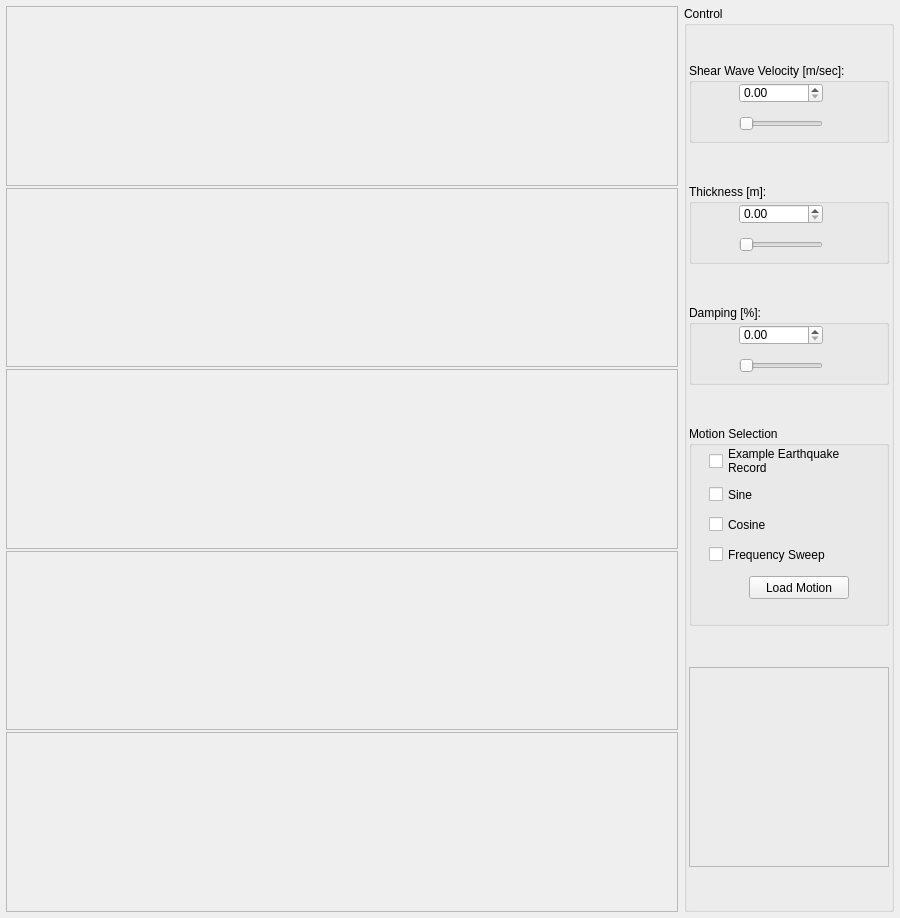
<?xml version="1.0" encoding="UTF-8"?>
<ui version="4.0">
 <class>MainWindow</class>
 <widget class="QMainWindow" name="MainWindow">
  <property name="geometry">
   <rect>
    <x>0</x>
    <y>0</y>
    <width>900</width>
    <height>918</height>
   </rect>
  </property>
  <property name="windowTitle">
   <string>MainWindow</string>
  </property>
  <widget class="QWidget" name="centralwidget">
   <property name="autoFillBackground">
    <bool>true</bool>
   </property>
   <layout class="QGridLayout" name="gridLayout_2">
    <property name="leftMargin">
     <number>0</number>
    </property>
    <property name="topMargin">
     <number>0</number>
    </property>
    <property name="rightMargin">
     <number>0</number>
    </property>
    <property name="bottomMargin">
     <number>0</number>
    </property>
    <property name="spacing">
     <number>3</number>
    </property>
    <item row="0" column="0">
     <widget class="QFrame" name="verticalFrame">
      <property name="sizePolicy">
       <sizepolicy hsizetype="Preferred" vsizetype="Preferred">
        <horstretch>0</horstretch>
        <verstretch>0</verstretch>
       </sizepolicy>
      </property>
      <layout class="QVBoxLayout" name="verticalLayout_12">
       <property name="spacing">
        <number>3</number>
       </property>
       <property name="leftMargin">
        <number>6</number>
       </property>
       <property name="topMargin">
        <number>6</number>
       </property>
       <property name="rightMargin">
        <number>6</number>
       </property>
       <property name="bottomMargin">
        <number>6</number>
       </property>
       <item>
        <widget class="QFrame" name="gridFrame">
         <property name="sizePolicy">
          <sizepolicy hsizetype="Preferred" vsizetype="Expanding">
           <horstretch>0</horstretch>
           <verstretch>0</verstretch>
          </sizepolicy>
         </property>
         <layout class="QHBoxLayout" name="horizontalLayout">
          <property name="sizeConstraint">
           <enum>QLayout::SetDefaultConstraint</enum>
          </property>
          <property name="leftMargin">
           <number>0</number>
          </property>
          <property name="topMargin">
           <number>0</number>
          </property>
          <property name="rightMargin">
           <number>0</number>
          </property>
          <property name="bottomMargin">
           <number>0</number>
          </property>
          <item>
           <widget class="QFrame" name="figureFrame">
            <property name="sizePolicy">
             <sizepolicy hsizetype="Expanding" vsizetype="Preferred">
              <horstretch>0</horstretch>
              <verstretch>0</verstretch>
             </sizepolicy>
            </property>
            <layout class="QVBoxLayout" name="verticalLayout_5">
             <property name="spacing">
              <number>2</number>
             </property>
             <property name="leftMargin">
              <number>0</number>
             </property>
             <property name="topMargin">
              <number>0</number>
             </property>
             <property name="rightMargin">
              <number>0</number>
             </property>
             <property name="bottomMargin">
              <number>0</number>
             </property>
             <item>
              <widget class="SimFigure" name="AccOFig">
               <property name="sizePolicy">
                <sizepolicy hsizetype="Preferred" vsizetype="Maximum">
                 <horstretch>0</horstretch>
                 <verstretch>0</verstretch>
                </sizepolicy>
               </property>
               <property name="maximumSize">
                <size>
                 <width>16777215</width>
                 <height>200</height>
                </size>
               </property>
               <property name="frameShape">
                <enum>QFrame::StyledPanel</enum>
               </property>
               <property name="frameShadow">
                <enum>QFrame::Raised</enum>
               </property>
              </widget>
             </item>
             <item>
              <widget class="SimFigure" name="FOFig">
               <property name="sizePolicy">
                <sizepolicy hsizetype="Preferred" vsizetype="Maximum">
                 <horstretch>0</horstretch>
                 <verstretch>0</verstretch>
                </sizepolicy>
               </property>
               <property name="maximumSize">
                <size>
                 <width>16777215</width>
                 <height>200</height>
                </size>
               </property>
               <property name="frameShape">
                <enum>QFrame::StyledPanel</enum>
               </property>
               <property name="frameShadow">
                <enum>QFrame::Raised</enum>
               </property>
              </widget>
             </item>
             <item>
              <widget class="SimFigure" name="HFig">
               <property name="sizePolicy">
                <sizepolicy hsizetype="Preferred" vsizetype="Maximum">
                 <horstretch>0</horstretch>
                 <verstretch>0</verstretch>
                </sizepolicy>
               </property>
               <property name="maximumSize">
                <size>
                 <width>16777215</width>
                 <height>200</height>
                </size>
               </property>
               <property name="frameShape">
                <enum>QFrame::StyledPanel</enum>
               </property>
               <property name="frameShadow">
                <enum>QFrame::Raised</enum>
               </property>
              </widget>
             </item>
             <item>
              <widget class="SimFigure" name="FIFig">
               <property name="sizePolicy">
                <sizepolicy hsizetype="Preferred" vsizetype="Maximum">
                 <horstretch>0</horstretch>
                 <verstretch>0</verstretch>
                </sizepolicy>
               </property>
               <property name="maximumSize">
                <size>
                 <width>16777215</width>
                 <height>200</height>
                </size>
               </property>
               <property name="frameShape">
                <enum>QFrame::StyledPanel</enum>
               </property>
               <property name="frameShadow">
                <enum>QFrame::Raised</enum>
               </property>
              </widget>
             </item>
             <item>
              <widget class="SimFigure" name="AccIFig">
               <property name="sizePolicy">
                <sizepolicy hsizetype="Preferred" vsizetype="Maximum">
                 <horstretch>0</horstretch>
                 <verstretch>0</verstretch>
                </sizepolicy>
               </property>
               <property name="maximumSize">
                <size>
                 <width>16777215</width>
                 <height>200</height>
                </size>
               </property>
               <property name="frameShape">
                <enum>QFrame::StyledPanel</enum>
               </property>
               <property name="frameShadow">
                <enum>QFrame::Raised</enum>
               </property>
              </widget>
             </item>
            </layout>
           </widget>
          </item>
          <item>
           <widget class="QGroupBox" name="verticalGroupBox_2">
            <property name="sizePolicy">
             <sizepolicy hsizetype="Minimum" vsizetype="Preferred">
              <horstretch>0</horstretch>
              <verstretch>0</verstretch>
             </sizepolicy>
            </property>
            <property name="minimumSize">
             <size>
              <width>200</width>
              <height>0</height>
             </size>
            </property>
            <property name="title">
             <string>Control</string>
            </property>
            <layout class="QVBoxLayout" name="verticalLayout">
             <property name="leftMargin">
              <number>2</number>
             </property>
             <property name="topMargin">
              <number>2</number>
             </property>
             <property name="rightMargin">
              <number>2</number>
             </property>
             <property name="bottomMargin">
              <number>2</number>
             </property>
             <item>
              <widget class="QGroupBox" name="groupBox_Vs">
               <property name="sizePolicy">
                <sizepolicy hsizetype="Preferred" vsizetype="Maximum">
                 <horstretch>0</horstretch>
                 <verstretch>0</verstretch>
                </sizepolicy>
               </property>
               <property name="minimumSize">
                <size>
                 <width>0</width>
                 <height>80</height>
                </size>
               </property>
               <property name="title">
                <string>Shear Wave Velocity [m/sec]:</string>
               </property>
               <widget class="QSlider" name="vsSlider">
                <property name="geometry">
                 <rect>
                  <x>50</x>
                  <y>50</y>
                  <width>84</width>
                  <height>21</height>
                 </rect>
                </property>
                <property name="sizePolicy">
                 <sizepolicy hsizetype="Preferred" vsizetype="Preferred">
                  <horstretch>0</horstretch>
                  <verstretch>0</verstretch>
                 </sizepolicy>
                </property>
                <property name="orientation">
                 <enum>Qt::Horizontal</enum>
                </property>
               </widget>
               <widget class="QDoubleSpinBox" name="vsSpinBox">
                <property name="geometry">
                 <rect>
                  <x>50</x>
                  <y>20</y>
                  <width>84</width>
                  <height>20</height>
                 </rect>
                </property>
                <property name="sizePolicy">
                 <sizepolicy hsizetype="Preferred" vsizetype="Preferred">
                  <horstretch>0</horstretch>
                  <verstretch>0</verstretch>
                 </sizepolicy>
                </property>
               </widget>
              </widget>
             </item>
             <item>
              <widget class="QGroupBox" name="groupBox_Thickness">
               <property name="sizePolicy">
                <sizepolicy hsizetype="Minimum" vsizetype="Maximum">
                 <horstretch>0</horstretch>
                 <verstretch>0</verstretch>
                </sizepolicy>
               </property>
               <property name="minimumSize">
                <size>
                 <width>0</width>
                 <height>80</height>
                </size>
               </property>
               <property name="title">
                <string>Thickness [m]:</string>
               </property>
               <widget class="QDoubleSpinBox" name="thicknessSpinBox">
                <property name="geometry">
                 <rect>
                  <x>50</x>
                  <y>20</y>
                  <width>84</width>
                  <height>20</height>
                 </rect>
                </property>
                <property name="sizePolicy">
                 <sizepolicy hsizetype="Expanding" vsizetype="Preferred">
                  <horstretch>0</horstretch>
                  <verstretch>0</verstretch>
                 </sizepolicy>
                </property>
               </widget>
               <widget class="QSlider" name="thicknessSlider">
                <property name="geometry">
                 <rect>
                  <x>50</x>
                  <y>50</y>
                  <width>84</width>
                  <height>21</height>
                 </rect>
                </property>
                <property name="sizePolicy">
                 <sizepolicy hsizetype="Preferred" vsizetype="Preferred">
                  <horstretch>0</horstretch>
                  <verstretch>0</verstretch>
                 </sizepolicy>
                </property>
                <property name="orientation">
                 <enum>Qt::Horizontal</enum>
                </property>
               </widget>
              </widget>
             </item>
             <item>
              <widget class="QGroupBox" name="groupBox_Damping">
               <property name="sizePolicy">
                <sizepolicy hsizetype="Minimum" vsizetype="Maximum">
                 <horstretch>0</horstretch>
                 <verstretch>0</verstretch>
                </sizepolicy>
               </property>
               <property name="minimumSize">
                <size>
                 <width>0</width>
                 <height>80</height>
                </size>
               </property>
               <property name="title">
                <string>Damping [%]:</string>
               </property>
               <widget class="QDoubleSpinBox" name="dampingSpinBox">
                <property name="geometry">
                 <rect>
                  <x>50</x>
                  <y>20</y>
                  <width>84</width>
                  <height>20</height>
                 </rect>
                </property>
                <property name="sizePolicy">
                 <sizepolicy hsizetype="Expanding" vsizetype="Preferred">
                  <horstretch>0</horstretch>
                  <verstretch>0</verstretch>
                 </sizepolicy>
                </property>
               </widget>
               <widget class="QSlider" name="dampingSlider">
                <property name="geometry">
                 <rect>
                  <x>50</x>
                  <y>50</y>
                  <width>84</width>
                  <height>21</height>
                 </rect>
                </property>
                <property name="sizePolicy">
                 <sizepolicy hsizetype="Expanding" vsizetype="Preferred">
                  <horstretch>0</horstretch>
                  <verstretch>0</verstretch>
                 </sizepolicy>
                </property>
                <property name="orientation">
                 <enum>Qt::Horizontal</enum>
                </property>
               </widget>
              </widget>
             </item>
             <item>
              <widget class="QGroupBox" name="groupBox_Motion">
               <property name="sizePolicy">
                <sizepolicy hsizetype="Preferred" vsizetype="Maximum">
                 <horstretch>0</horstretch>
                 <verstretch>0</verstretch>
                </sizepolicy>
               </property>
               <property name="minimumSize">
                <size>
                 <width>200</width>
                 <height>200</height>
                </size>
               </property>
               <property name="title">
                <string>Motion Selection</string>
               </property>
               <widget class="QCheckBox" name="btn_earthquake">
                <property name="geometry">
                 <rect>
                  <x>20</x>
                  <y>20</y>
                  <width>150</width>
                  <height>30</height>
                 </rect>
                </property>
                <property name="sizePolicy">
                 <sizepolicy hsizetype="Maximum" vsizetype="Fixed">
                  <horstretch>0</horstretch>
                  <verstretch>0</verstretch>
                 </sizepolicy>
                </property>
                <property name="minimumSize">
                 <size>
                  <width>150</width>
                  <height>30</height>
                 </size>
                </property>
                <property name="text">
                 <string>Example Earthquake
Record</string>
                </property>
                <attribute name="buttonGroup">
                 <string notr="true">buttonGroup</string>
                </attribute>
               </widget>
               <widget class="QCheckBox" name="btn_sine">
                <property name="geometry">
                 <rect>
                  <x>20</x>
                  <y>60</y>
                  <width>109</width>
                  <height>17</height>
                 </rect>
                </property>
                <property name="sizePolicy">
                 <sizepolicy hsizetype="Maximum" vsizetype="Fixed">
                  <horstretch>0</horstretch>
                  <verstretch>0</verstretch>
                 </sizepolicy>
                </property>
                <property name="minimumSize">
                 <size>
                  <width>80</width>
                  <height>0</height>
                 </size>
                </property>
                <property name="text">
                 <string>Sine</string>
                </property>
                <attribute name="buttonGroup">
                 <string notr="true">buttonGroup</string>
                </attribute>
               </widget>
               <widget class="QCheckBox" name="btn_sweep">
                <property name="geometry">
                 <rect>
                  <x>20</x>
                  <y>120</y>
                  <width>150</width>
                  <height>17</height>
                 </rect>
                </property>
                <property name="sizePolicy">
                 <sizepolicy hsizetype="Maximum" vsizetype="Fixed">
                  <horstretch>0</horstretch>
                  <verstretch>0</verstretch>
                 </sizepolicy>
                </property>
                <property name="minimumSize">
                 <size>
                  <width>150</width>
                  <height>0</height>
                 </size>
                </property>
                <property name="text">
                 <string>Frequency Sweep</string>
                </property>
                <attribute name="buttonGroup">
                 <string notr="true">buttonGroup</string>
                </attribute>
               </widget>
               <widget class="QPushButton" name="loadMotion">
                <property name="geometry">
                 <rect>
                  <x>60</x>
                  <y>150</y>
                  <width>100</width>
                  <height>23</height>
                 </rect>
                </property>
                <property name="sizePolicy">
                 <sizepolicy hsizetype="Maximum" vsizetype="Fixed">
                  <horstretch>0</horstretch>
                  <verstretch>0</verstretch>
                 </sizepolicy>
                </property>
                <property name="minimumSize">
                 <size>
                  <width>100</width>
                  <height>0</height>
                 </size>
                </property>
                <property name="text">
                 <string>Load Motion</string>
                </property>
               </widget>
               <widget class="QCheckBox" name="btn_cos">
                <property name="geometry">
                 <rect>
                  <x>20</x>
                  <y>90</y>
                  <width>121</width>
                  <height>17</height>
                 </rect>
                </property>
                <property name="sizePolicy">
                 <sizepolicy hsizetype="Maximum" vsizetype="Fixed">
                  <horstretch>0</horstretch>
                  <verstretch>0</verstretch>
                 </sizepolicy>
                </property>
                <property name="minimumSize">
                 <size>
                  <width>80</width>
                  <height>0</height>
                 </size>
                </property>
                <property name="text">
                 <string>Cosine</string>
                </property>
                <attribute name="buttonGroup">
                 <string notr="true">buttonGroup</string>
                </attribute>
               </widget>
              </widget>
             </item>
             <item>
              <widget class="QLabel" name="schematic">
               <property name="sizePolicy">
                <sizepolicy hsizetype="Maximum" vsizetype="Maximum">
                 <horstretch>0</horstretch>
                 <verstretch>0</verstretch>
                </sizepolicy>
               </property>
               <property name="minimumSize">
                <size>
                 <width>200</width>
                 <height>0</height>
                </size>
               </property>
               <property name="maximumSize">
                <size>
                 <width>200</width>
                 <height>200</height>
                </size>
               </property>
               <property name="frameShape">
                <enum>QFrame::StyledPanel</enum>
               </property>
               <property name="text">
                <string/>
               </property>
               <property name="scaledContents">
                <bool>true</bool>
               </property>
               <property name="alignment">
                <set>Qt::AlignCenter</set>
               </property>
              </widget>
             </item>
            </layout>
           </widget>
          </item>
         </layout>
        </widget>
       </item>
      </layout>
     </widget>
    </item>
   </layout>
  </widget>
  <widget class="QMenuBar" name="menubar">
   <property name="geometry">
    <rect>
     <x>0</x>
     <y>0</y>
     <width>900</width>
     <height>21</height>
    </rect>
   </property>
  </widget>
 </widget>
 <customwidgets>
  <customwidget>
   <class>SimFigure</class>
   <extends>QFrame</extends>
   <header>./source/simfigure.h</header>
   <container>1</container>
  </customwidget>
 </customwidgets>
 <resources/>
 <connections/>
 <buttongroups>
  <buttongroup name="buttonGroup"/>
 </buttongroups>
</ui>
